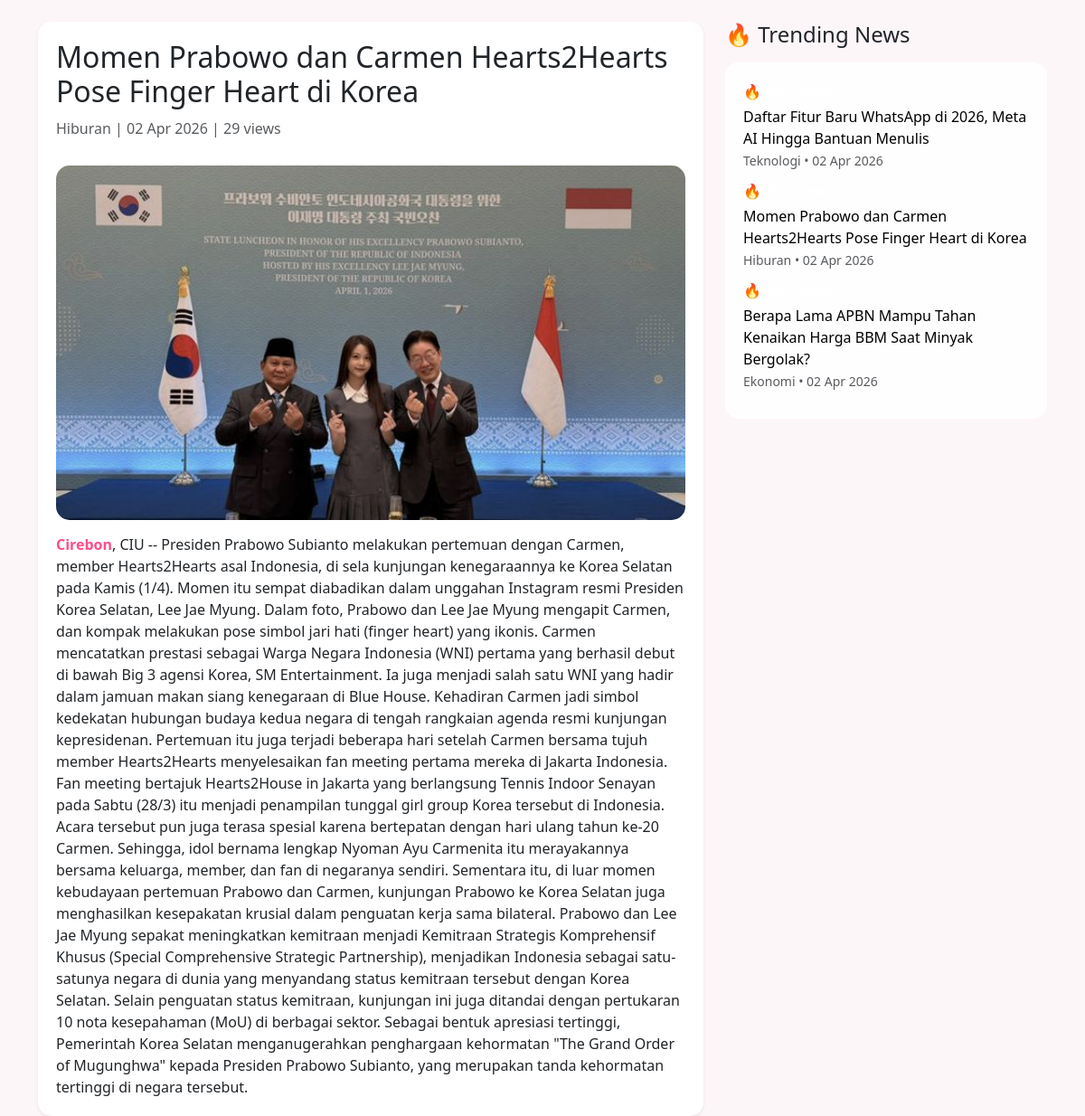
Screenshot of /detail.php?id=3 with the database file from the repository.
### tables this page shows
CREATE TABLE `artikel` (
  `id_artikel` int(11) NOT NULL,
  `judul` varchar(255) NOT NULL,
  `isi` text NOT NULL,
  `gambar` varchar(255) DEFAULT NULL,
  `tanggal` datetime DEFAULT current_timestamp(),
  `views` int(11) DEFAULT 0,
  `id_kategori` int(11) DEFAULT NULL,
  `id_user` int(11) DEFAULT NULL
);

CREATE TABLE `kategori` (
  `id_kategori` int(11) NOT NULL,
  `nama_kategori` varchar(100) NOT NULL
);

### detail.php (the view, shortened to what this page needs)
<?php
include "admin/koneksi.php";
$id = intval($_GET['id']);
$query = mysqli_query($conn, "
SELECT artikel.*, kategori.nama_kategori
FROM artikel
LEFT JOIN kategori ON artikel.id_kategori = kategori.id_kategori
WHERE artikel.id_artikel = $id
");
$data = mysqli_fetch_assoc($query);
mysqli_query($conn, "UPDATE artikel SET views = views + 1 WHERE id_artikel = $id");
$populer = mysqli_query($conn, "
SELECT artikel.*, kategori.nama_kategori
FROM artikel
LEFT JOIN kategori ON artikel.id_kategori = kategori.id_kategori
ORDER BY views DESC LIMIT 5
");
?>
<!DOCTYPE html>
<html lang="id">
<head>
    <link href="https://cdn.jsdelivr.net/npm/bootstrap@5.3.0/dist/css/bootstrap.min.css" rel="stylesheet">
</head>
<body>
    <div class="container mt-4">
        <div class="row">
            <div class="col-md-8">
                <div class="artikel-box shadow-sm">
                    <h2><?= $data['judul']; ?></h2>
                    <p class="text-muted">
                        <?= $data['nama_kategori']; ?> |
                        <?= date('d M Y', strtotime($data['tanggal'])); ?> |
                        <?= $data['views']; ?> views
                    </p>
                    <img src="img/<?= $data['gambar']; ?>" class="artikel-img">
                    <?php
                    $isi = $data['isi'];
                    $isi = str_replace("CIU News", "<span class='highlight-ciu'>CIU News</span>", $isi);
                    $isi = str_replace("Cirebon", "<span class='highlight-cirebon'>Cirebon</span>", $isi);
                    echo $isi;
                    ?>
                </div>
            </div>
            <div class="col-md-4">
                <h4 class="mb-3">🔥 Trending News</h4>
                <div class="populer-box">
                    <?php while ($p = mysqli_fetch_assoc($populer)) { ?>
                        <div class="populer-item">
                            <span class="badge-hot mb-1 d-inline-block">🔥 Hot News</span><br>
                            <a href="index.php?menu=detail&id=<?= $p['id_artikel'] ?>"
                                style="text-decoration:none;color:black;font-weight:500;">
                                <?= $p['judul'] ?>
                            </a>
                            <div>
                                <small class="text-muted">
                                    <?= $p['nama_kategori'] ?> • <?= date('d M Y', strtotime($p['tanggal'])) ?>
                                </small>
                            </div>
                        </div>
                    <?php } ?>
                </div>
            </div>
        </div>
    </div>
</body>
</html>

### detail.php (style rules this page uses)
body { background-color: #fdf6f9; font-family: 'Segoe UI', sans-serif; }
.artikel-box { background: #ffffff; padding: 20px; border-radius: 15px; }
.artikel-img { width: 100%; border-radius: 15px; margin: 15px 0; }
.populer-box { background: rgba(255, 255, 255, 0.85); backdrop-filter: blur(10px); padding: 20px; border-radius: 15px; }
.populer-item { margin-bottom: 10px; }
.populer-item span { color: #ff6f91; font-weight: bold; }
.badge-hot { color: white !important; }
.highlight-cirebon { color: #ff4d88; font-weight: bold; }
.artikel-box p { text-align: justify; margin-bottom: 12px; line-height: 1.7; }

### rows the page displays
artikel: judul "Momen Prabowo dan Carmen Hearts2Hearts Pose Finger Heart di Korea", id_kategori.nama_kategori "Hiburan", tanggal "02 Apr 2026", views "29", gambar (picture), isi "Cirebon , CIU -- Presiden Prabowo Subianto melakukan pertemuan dengan Carmen, member Hearts2Hearts asal Indonesia, di sela kunjungan kenegaraannya ke Korea Selatan pada Kamis (1/4). Momen itu sempat diabadikan dalam unggahan Instagram resmi Presiden Korea Selatan, Lee Jae Myung. Dalam foto, Prabowo dan Lee Jae Myung mengapit Carmen, dan kompak melakukan pose simbol jari hati (finger heart) yang ikonis. Carmen mencatatkan prestasi sebagai Warga Negara Indonesia (WNI) pertama yang berhasil debut di bawah Big 3 agensi Korea, SM Entertainment. Ia juga menjadi salah satu WNI yang hadir dalam jamuan makan siang kenegaraan di Blue House. Kehadiran Carmen jadi simbol kedekatan hubungan budaya kedua…"
artikel: judul "Daftar Fitur Baru WhatsApp di 2026, Meta AI Hingga Bantuan Menulis", id_kategori.nama_kategori "Teknologi", tanggal "02 Apr 2026"
artikel: judul "Berapa Lama APBN Mampu Tahan Kenaikan Harga BBM Saat Minyak Bergolak?", id_kategori.nama_kategori "Ekonomi", tanggal "02 Apr 2026"
